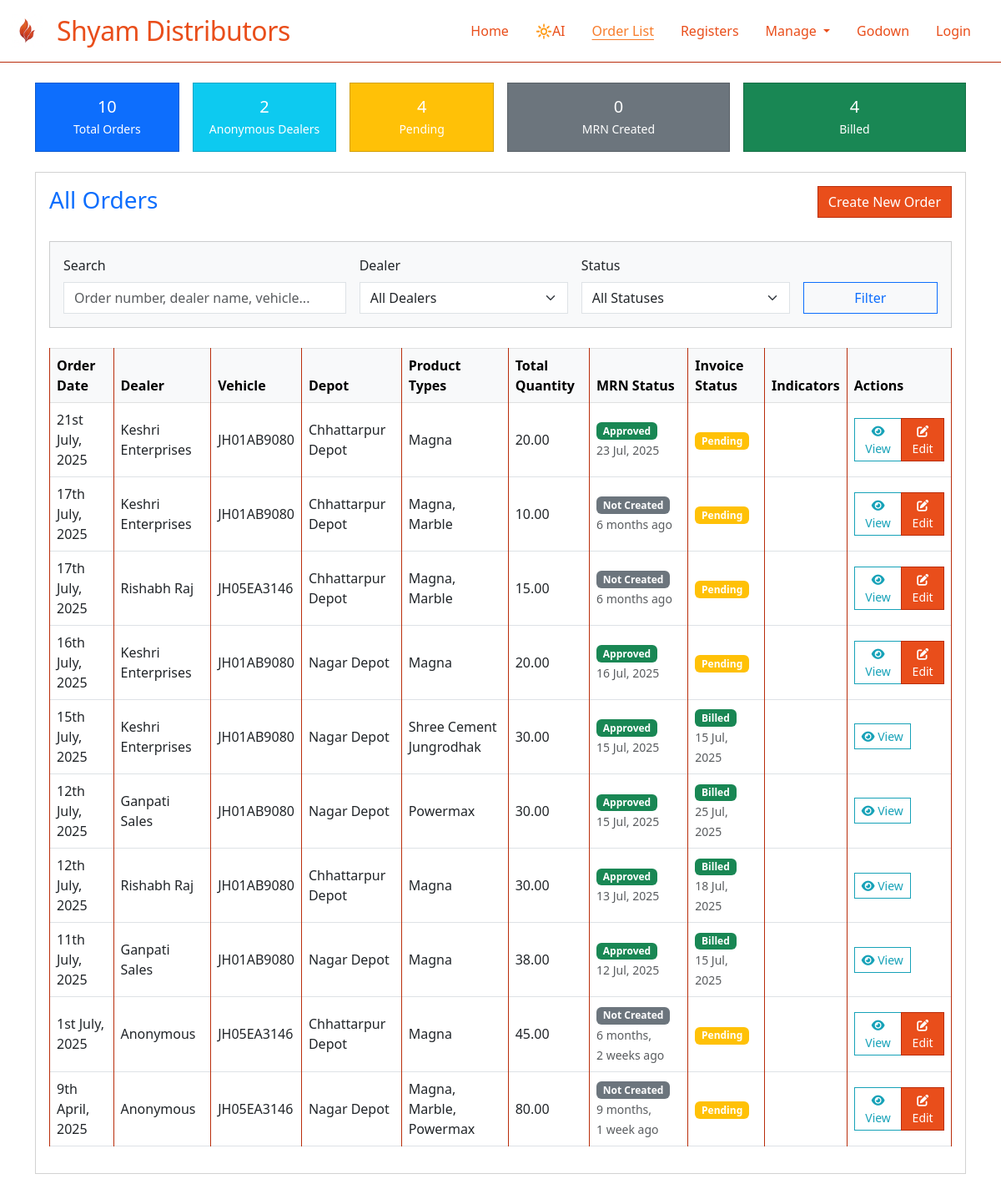
The page /orders/orders/?page=2 on the database as committed earlier.
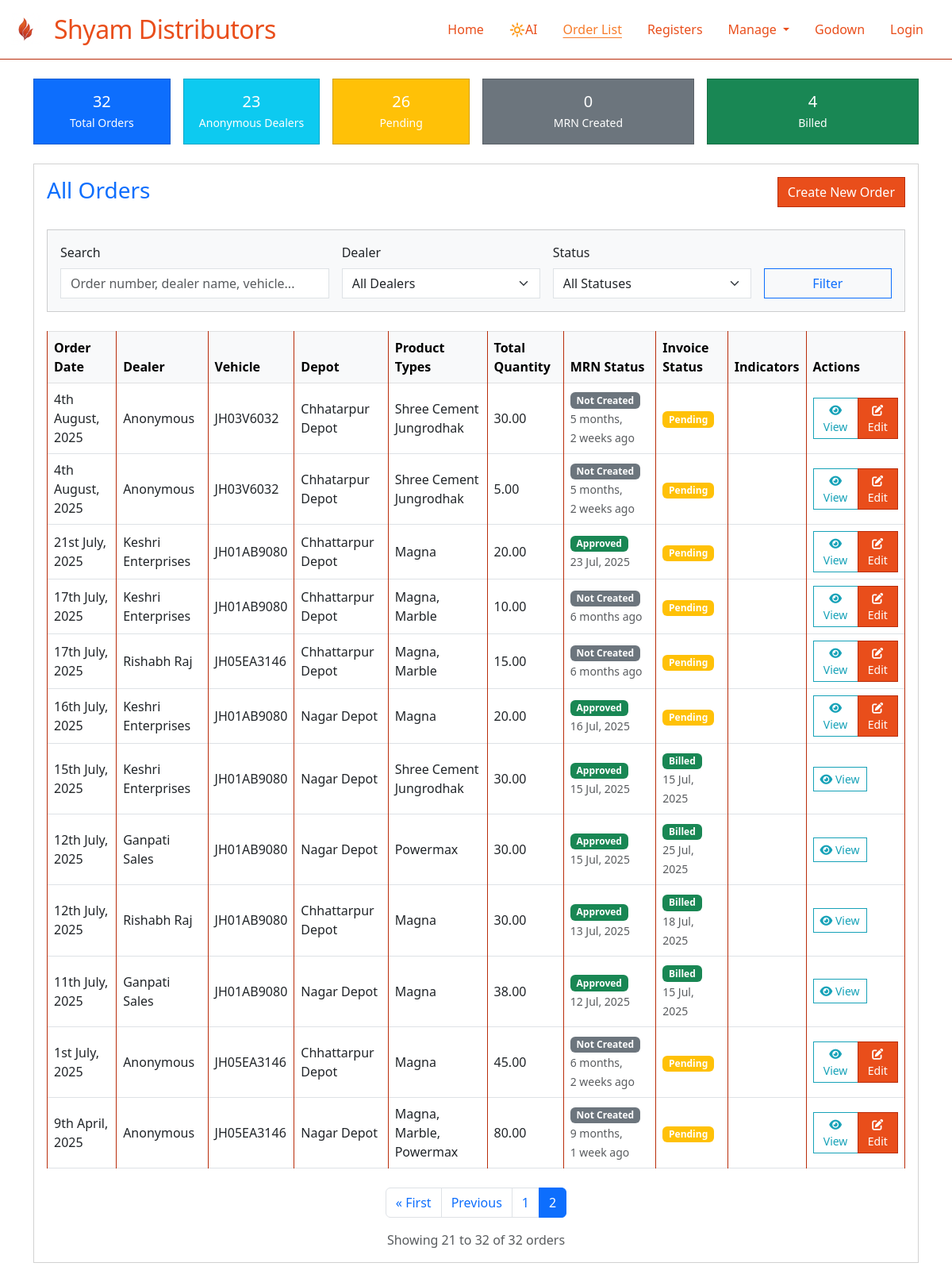
The same page on the database as committed later.
### sylvia/models.py (models this page shows, shortened)
class TenantBaseModel(models.Model):
    organization = models.ForeignKey(
        Organization,
        on_delete=models.PROTECT,
        help_text="Organization this record belongs to"
    )
    created_at = models.DateTimeField(auto_now_add=True)
    updated_at = models.DateTimeField(auto_now=True)
    created_by = models.ForeignKey(
        User,
        on_delete=models.SET_NULL,
        null=True,
        blank=True,
        related_name='created_%(class)s_set'  # Avoid reverse accessor clashes
    )
    objects = TenantManager()
    all_objects = models.Manager()
    class Meta:
        abstract = True
        indexes = [
            models.Index(fields=['organization', '-created_at']),
        ]

class Order(TenantBaseModel):
    ORDER_STATUS_CHOICES = [
        ('PENDING', 'Pending'),
        ('CONFIRMED', 'Confirmed'),
        ('MRN_CREATED', 'MRN Created'),
        ('BILLED', 'Billed'),
    ]
    order_number = models.CharField(max_length=20, editable=False)  # unique=True removed - will be org-scoped
    dealer = models.ForeignKey(Dealer, on_delete=models.CASCADE, related_name='orders')
    vehicle = models.ForeignKey(Vehicle, on_delete=models.CASCADE, related_name='orders')
    depot = models.ForeignKey(Depot, on_delete=models.CASCADE, related_name='orders')
    order_date = models.DateTimeField(default=timezone.now)
    mrn_date = models.DateField(null=True, blank=True)
    bill_date = models.DateField(null=True, blank=True)
    dispatch_date = models.DateTimeField(null=True, blank=True)
    delivery_date = models.DateTimeField(null=True, blank=True)
    status = models.CharField(max_length=20, choices=ORDER_STATUS_CHOICES, default='PENDING')
    remarks = models.TextField(blank=True)
    whatsapp_sent = models.BooleanField(default=False)
    whatsapp_sent_at = models.DateTimeField(null=True, blank=True)
    def get_total_quantity(self):
        return sum(item.quantity for item in self.order_items.all())
    class Meta:
        ordering = ['-order_date']
        unique_together = [
            ('organization', 'order_number'),
        ]
        indexes = [
            models.Index(fields=['organization', 'status', '-order_date']),  # Filter by status
            models.Index(fields=['organization', 'dealer', '-order_date']),  # Dealer's orders
            models.Index(fields=['organization', 'depot', '-order_date']),  # Depot's orders
            models.Index(fields=['organization', 'order_number']),  # Quick order lookups
            models.Index(fields=['whatsapp_sent', 'status']),  # WhatsApp sending queue
        ]

class Dealer(TenantBaseModel):
    name = models.CharField(max_length=200)
    code = models.CharField(max_length=20)  # unique=True removed - will be org-scoped
    contact_person = models.CharField(max_length=100, blank=True)
    phone = models.CharField(max_length=15, validators=[
        RegexValidator(regex=r'^\+?1?\d{9,15}$', message="Enter a valid phone number.")
    ])
    whatsapp_number = models.CharField(max_length=15, blank=True, validators=[
        RegexValidator(regex=r'^\+?1?\d{9,15}$', message="Enter a valid WhatsApp number.")
    ])
    email = models.EmailField(blank=True)
    address = models.TextField(blank=True)
    city = models.CharField(max_length=50, blank=True)
    state = models.CharField(max_length=50, blank=True)
    pincode = models.CharField(max_length=6, blank=True)
    gstin = models.CharField(max_length=15, blank=True, unique=True, null=True)
    is_active = models.BooleanField(default=True)
    credit_limit = models.DecimalField(max_digits=10, decimal_places=2, default=0)
    credit_days = models.IntegerField(default=0)
    class Meta:
        ordering = ['name']
        unique_together = [
            ('organization', 'code'),
        ]
        indexes = [
            models.Index(fields=['organization', 'is_active']),  # Filter active dealers by org
            models.Index(fields=['organization', 'name']),  # Search/lookup by name
            models.Index(fields=['gstin']),  # GSTIN lookups (already unique but helps with queries)
        ]

class Vehicle(TenantBaseModel):
    truck_number = models.CharField(max_length=20, validators=[  # unique=True removed - will be org-scoped
        RegexValidator(
            regex=r'^[A-Z]{2}\d{2}[A-Z]{1,2}\d{4}$',
            message="Enter a valid truck number (e.g., CG15EA0464)"
        )
    ])
    owner_name = models.CharField(max_length=100, blank=True)
    driver_name = models.CharField(max_length=100, blank=True)
    driver_phone = models.CharField(max_length=15, blank=True)
    capacity = models.DecimalField(max_digits=6, decimal_places=2, default=0)  # in MT
    vehicle_type = models.CharField(max_length=50, choices=[
        ('TRUCK', 'Truck'),
        ('TRAILER', 'Trailer'),
        ('CONTAINER', 'Container'),
        ('OTHER', 'Other')
    ], default='TRUCK')
    is_active = models.BooleanField(default=True)
    class Meta:
        ordering = ['truck_number']
        unique_together = [
            ('organization', 'truck_number'),
        ]
        indexes = [
            models.Index(fields=['organization', 'is_active']),  # Filter active vehicles by org
            models.Index(fields=['organization', 'truck_number']),  # Quick vehicle lookups
        ]

class Depot(TenantBaseModel):
    name = models.CharField(max_length=100)  # unique=True removed - will be org-scoped
    code = models.CharField(max_length=10)  # unique=True removed - will be org-scoped
    address = models.TextField(blank=True)
    city = models.CharField(max_length=50)
    state = models.CharField(max_length=50)
    pincode = models.CharField(max_length=6, blank=True)
    is_active = models.BooleanField(default=True)
    class Meta:
        ordering = ['name']
        unique_together = [
            ('organization', 'code'),
        ]
        indexes = [
            models.Index(fields=['organization', 'is_active']),  # Filter active depots by org
            models.Index(fields=['organization', 'name']),  # Search/lookup by name
        ]

class OrderItem(TenantBaseModel):
    order = models.ForeignKey(Order, on_delete=models.CASCADE, related_name='order_items')
    product = models.ForeignKey(Product, on_delete=models.CASCADE)
    quantity = models.DecimalField(max_digits=8, decimal_places=2)
    unit_price = models.DecimalField(max_digits=10, decimal_places=2, default=0)
    class Meta:
        unique_together = ['order', 'product']

class Product(TenantBaseModel):
    name = models.CharField(max_length=100)  # unique=True removed - will be org-scoped
    code = models.CharField(max_length=20)  # unique=True removed - will be org-scoped
    description = models.TextField(blank=True)
    unit = models.CharField(max_length=20, default='MT')  # Metric Ton
    is_active = models.BooleanField(default=True)
    class Meta:
        ordering = ['name']
        unique_together = [
            ('organization', 'code'),
        ]
        indexes = [
            models.Index(fields=['organization', 'is_active']),  # Filter active products by org
            models.Index(fields=['organization', 'name']),  # Search/lookup by name
        ]

### orders/views_order_list.py (the view, shortened to what this page needs)
# urls.py: path('orders/', order_list, name='order_list'),
def order_list(request):
    all_orders = Order.objects.all()
    today = date.today()
    order_stats = all_orders.aggregate(
        total_orders=Count('id'),
        pending_orders=Count('id', filter=Q(status='PENDING')),
        anonymous_dealers_count=Count('dealer_id', filter=Q(dealer__name__iexact='anonymous')),
        mrn_created_orders=Count('id', filter=Q(mrn_date=today)),
        billed_orders=Count('id', filter=Q(status='BILLED'))
    )
    orders = all_orders.order_by('-order_date')
    search_query = request.GET.get('search', '')
    dealer_filter = request.GET.get('dealer', '')
    status_filter = request.GET.get('status', '')
    if status_filter and status_filter != 'ALL':
        orders = orders.filter(status=status_filter)
    dealers = Dealer.objects.filter(is_active=True).order_by('name')
    order_status_choices = Order.ORDER_STATUS_CHOICES
    paginator = Paginator(orders, 20)  # Show 20 orders per page
    page_number = request.GET.get('page')
    page_obj = paginator.get_page(page_number)
    return render(request, 'orders/order_list.html', {
        'orders': page_obj,
        'page_obj': page_obj,
        'is_paginated': page_obj.has_other_pages(),
        'order_stats': order_stats,
        'dealers': dealers,
        'order_status_choices': order_status_choices,
        'search_query': search_query,
        'dealer_filter': dealer_filter,
        'status_filter': status_filter,
    })

### sylvia/context_processors.py (called while the page is built)
def organization_context(request):
    context = {}
    if request.user.is_authenticated:
        if hasattr(request.user, 'profile') and request.user.profile:
            context['user_organization'] = request.user.profile.organization
        else:
            context['user_organization'] = None
    return context

### sylvia/managers.py (called while the page is built)
    def get_queryset(self):
        queryset = super().get_queryset()
        organization = get_current_organization()
        if organization is not None:
            return queryset.filter(organization=organization)
        return queryset

### orders/templates/orders/order_list.html (shortened to what the changed rows need)
{% extends 'base.html' %}
{% load static %}
{% block content %}
<div class="container py-4">
  <div class="row mb-4 g-3">
    <div class="col-6 col-md-2">
      <a href="{% url 'order_list' %}" class="text-decoration-none">
        <div class="card bg-primary text-white shadow-sm h-100 stat-card">
          <div class="card-body text-center p-3">
            <h5 class="card-title mb-1">{{ order_stats.total_orders }}</h5>
            <p class="card-text small mb-0">Total Orders</p>
          </div>
        </div>
      </a>
    </div>
    <div class="col-6 col-md-2">
      <div class="card bg-info text-white shadow-sm h-100 stat-card">
        <div class="card-body text-center p-3">
          <h5 class="card-title mb-1">{{ order_stats.anonymous_dealers_count }}</h5>
          <p class="card-text small mb-0">Anonymous Dealers</p>
        </div>
      </div>
    </div>
    <div class="col-6 col-md-2">
      <a href="?status=PENDING" class="text-decoration-none">
        <div class="card bg-warning text-white shadow-sm h-100 stat-card">
          <div class="card-body text-center p-3">
            <h5 class="card-title mb-1">{{ order_stats.pending_orders }}</h5>
            <p class="card-text small mb-0">Pending</p>
          </div>
        </div>
      </a>
    </div>
  </div>
  <div class="card shadow-sm">
    <div class="card-body">
      <table class="table table-bordered table-hover align-middle">
        <thead class="table-light">
          <tr>
            <th>Order Date</th>
            <th>Dealer</th>
            <th>Vehicle</th>
            <th>Depot</th>
            <th>Product Types</th>
            <th>Total Quantity</th>
            <th>MRN Status</th>
            <th>Invoice Status</th>
            <th>Indicators</th>
            <th>Actions</th>
          </tr>
        </thead>
        <tbody>
          {% for order in orders %}
          <tr>
            <td>{{ order.order_date|date:'jS F, Y' }}</td>
            <td>{{ order.dealer.name }}</td>
            <td>{{ order.vehicle.truck_number }}</td>
            <td>{% if order.depot %}{{ order.depot.name }}{% endif %}</td>
            <td>
              {% for item in order.order_items.all %}
                {{ item.product.name }}{% if not forloop.last %}, {% endif %}
              {% endfor %}
            </td>
            <td>{{ order.get_total_quantity }}</td>
            <td>
              {% if order.mrn_date %}
                <span class="badge bg-success">Approved</span>
                <br><small class="text-muted">{{ order.mrn_date|date:'j M, Y' }}</small>
              {% else %}
                <span class="badge bg-secondary">Not Created</span>
                <br><small class="text-muted">{{ order.order_date|timesince }} ago</small>
              {% endif %}
            </td>
            <td>
              {% if order.bill_date %}
                <span class="badge bg-success">Billed</span>
                <br><small class="text-muted">{{ order.bill_date|date:'j M, Y' }}</small>
              {% else %}
                <span class="badge bg-warning">Pending</span>
              {% endif %}
            </td>
            <td class="text-center">
            </td>
            <td>
              <div class="btn-group" role="group">
                <a href="{% url 'order_detail' order.id %}" class="btn btn-sm btn-outline-info" title="View Order Details">
                  <i class="fas fa-eye"></i> View
                </a>
                {% if order.status == 'PENDING' or order.status == 'MRN_CREATED' %}
                  <a href="{% url 'update_order' order.id %}" class="btn btn-sm btn-primary" title="Edit Order">
                    <i class="fas fa-edit"></i> Edit
                  </a>
                {% endif %}
              </div>
            </td>
          </tr>
          {% empty %}
          <tr><td colspan="11" class="text-center">No orders found.</td></tr>
          {% endfor %}
        </tbody>
      </table>
      {% if is_paginated %}
      <nav aria-label="Orders pagination" class="mt-4">
        <ul class="pagination justify-content-center">
          {% if page_obj.has_previous %}
            <li class="page-item">
              <a class="page-link" href="?page=1">&laquo; First</a>
            </li>
            <li class="page-item">
              <a class="page-link" href="?page={{ page_obj.previous_page_number }}">Previous</a>
            </li>
          {% endif %}
          {% for num in page_obj.paginator.page_range %}
            {% if page_obj.number == num %}
              <li class="page-item active">
                <span class="page-link">{{ num }}</span>
              </li>
            {% elif num > page_obj.number|add:'-3' and num < page_obj.number|add:'3' %}
              <li class="page-item">
                <a class="page-link" href="?page={{ num }}">{{ num }}</a>
              </li>
            {% endif %}
          {% endfor %}
        </ul>
        <div class="text-center text-muted">
          Showing {{ page_obj.start_index }} to {{ page_obj.end_index }} of {{ page_obj.paginator.count }} orders
        </div>
      </nav>
      {% endif %}
    </div>
  </div>
</div>
{% endblock %}

Rows that differ between the two databases and show on the page:
added Order: order_date "4th August, 2025", dealer.name "Anonymous", vehicle.truck_number "JH03V6032", depot.name "Chhatarpur Depot", get_total_quantity "30.00", order_date "5 months, 2 weeks", shows "Pending", status "PENDING" (drawn)
added OrderItem: product.name "Shree Cement Jungrodhak", shown under "4th August, 2025"
added Order: order_date "4th August, 2025", dealer.name "Anonymous", vehicle.truck_number "JH03V6032", depot.name "Chhatarpur Depot", get_total_quantity "5.00", order_date "5 months, 2 weeks", shows "Pending", status "PENDING" (drawn)
added OrderItem: product.name "Shree Cement Jungrodhak", shown under "4th August, 2025"
Other text that changed with them:
{{ order_stats.total_orders }}: "10" → "32"
{{ order_stats.anonymous_dealers_count }}: "2" → "23"
{{ order_stats.pending_orders }}: "4" → "26"
{{ page_obj.start_index }}: (not shown) → "21"
{{ page_obj.end_index }}: (not shown) → "32"
{{ page_obj.paginator.count }}: (not shown) → "32"
text now shown: "« First Previous Showing to of orders"
new list line: "1"
new list line: "2"
